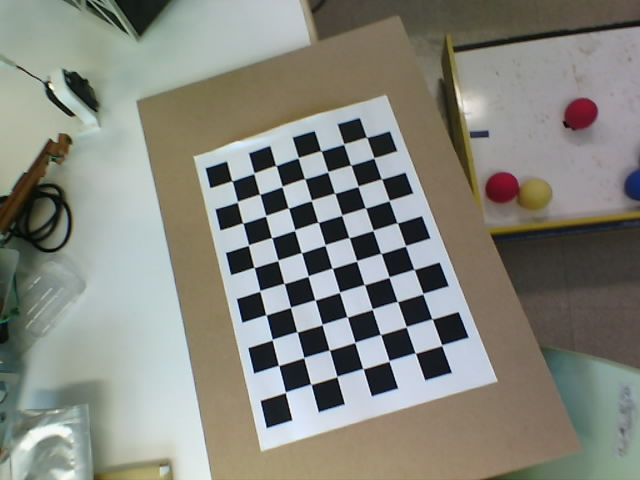
#> input picture calibration_images/captured_image_20240620_163204 copy.jpg, 640 x 480 px, given in place of the camera
$ python c.py
#> lines starting #> are read from the running program, lines starting #| are printed output that depends on the picture; after the words box and inside, x2 and y2 are one past the last pixel; in counts of white or black regions, pixels touching at a corner belong together
import cv2
import numpy as np

# カメラキャリブレーションで得られた内部パラメータと歪み係数
mtx = np.array([[489.19077755, 0, 321.92789236], [0, 486.75540112, 250.062781328], [0, 0, 1]])  # カメラマトリックス
dist = np.array([0.06273926, 0.2188829, -0.00193607, 0.00228626, -0.77372788])  # 歪み係数

# ボールの実際の直径（メートル）
real_diameter = 0.67  # 例: 67cmのボール

def capture_image():
    cap = cv2.VideoCapture(0)
    while True:
        ret, frame = cap.read()
#> frame is the input picture: shape (480, 640, 3); mean B, G, R 125.5, 134.1, 133
        if ret:
            cv2.imshow("Frame", frame)
            key = cv2.waitKey(1)
#> (key q is pressed here)
            if key == ord('q'):
                cv2.imwrite('ball_image.jpg', frame)
                print("Image captured and saved as 'ball_image.jpg'")
                break
    cap.release()
    cv2.destroyAllWindows()

def detect_ball(img):
    # ボール検出のための色空間変換とマスク処理（例: 赤いボールの場合）
    hsv = cv2.cvtColor(img, cv2.COLOR_BGR2HSV)
    lower_red = np.array([150, 104, 70])
    upper_red = np.array([180, 255, 255])
    mask = cv2.inRange(hsv, lower_red, upper_red)

    # マスク処理後の画像から輪郭を検出
    contours, _ = cv2.findContours(mask, cv2.RETR_TREE, cv2.CHAIN_APPROX_SIMPLE)
    if len(contours) > 0:
        largest_contour = max(contours, key=cv2.contourArea)
        ((x, y), radius) = cv2.minEnclosingCircle(largest_contour)
        if radius > 10:  # 適当な最小半径の閾値を設定
            print(f"Ball detected at: ({x:.2f}, {y:.2f}) with radius: {radius:.2f}")
            return (int(x), int(y)), int(radius)
    print("No contours found or ball too small")
    return None, None

def calculate_distance(focal_length, real_diameter, perceived_diameter):
    # 三角測量の公式を使用して距離を計算
    return (real_diameter * focal_length) / perceived_diameter

def main():
    # 画像をキャプチャ
    capture_image()

    # キャプチャした画像を読み込む
    img = cv2.imread('ball_image.jpg')
    if img is None:
        print("Failed to load the captured image")
        return

    # 画像をリサイズして処理速度を向上させる（オプション）
    img = cv2.resize(img, (640, 480))

    # 画像の歪み補正
    h, w = img.shape[:2]
#> h = 480; w = 640
    new_camera_mtx, roi = cv2.getOptimalNewCameraMatrix(mtx, dist, (w, h), 1, (w, h))
#> roi = (74, 10, 537, 463)
    undistorted_img = cv2.undistort(img, mtx, dist, None, new_camera_mtx)
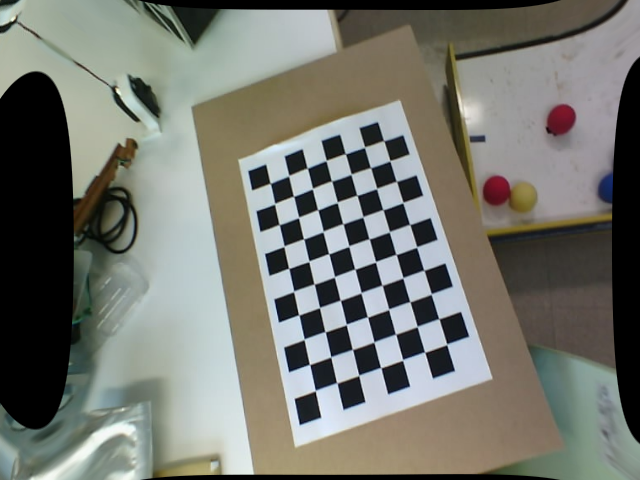
#> undistorted_img: shape (480, 640, 3); mean B, G, R 110.6, 118.1, 116.5
    print("Image undistorted")

    # ボールを検出
    center, radius = detect_ball(undistorted_img)
#> in detect_ball, `hsv = cv2.cvtColor(img, cv2.COLOR_BGR2HSV)`: hsv: shape (480, 640, 3); mean H, S, V 54.5, 39.4, 123.7
#> in detect_ball, `mask = cv2.inRange(hsv, lower_red, upper_red)`:
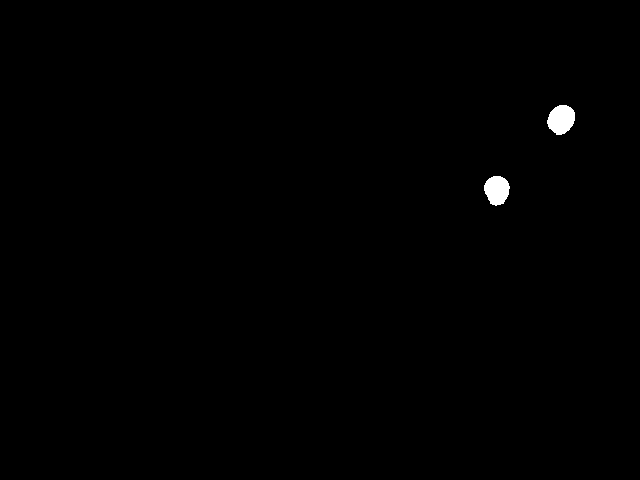
#> mask: shape (480, 640); 0.39% white; 2 white regions
#> in detect_ball, `contours, _ = cv2.findContours(mask, cv2.RETR_TREE, cv2.CHAIN_APPROX_S..`: contours = 2 contours; box (x1, y1, x2, y2) and area: (547, 105, 575, 135) 590, (484, 176, 510, 206) 542
#> in detect_ball, `largest_contour = max(contours, key=cv2.contourArea)`: largest_contour = contour of 42 points, box (x1, y1, x2, y2) (547, 105, 575, 135), area 590
#> in detect_ball, `((x, y), radius) = cv2.minEnclosingCircle(largest_contour)`: x = 561.2; y = 119.6; radius = 15.34
#| Ball detected at: (561.21, 119.57) with radius: 15.34
#> center = (561, 119); radius = 15
    if center is not None and radius is not None:
        cv2.circle(undistorted_img, center, radius, (0, 255, 0), 2)
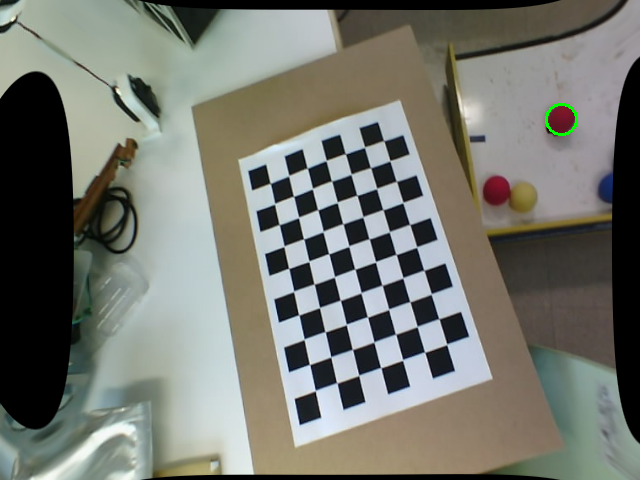
#> undistorted_img: shape (480, 640, 3); 0.09% of pixels changed, all inside (x1, y1, x2, y2) = (545, 103, 578, 136)
        cv2.imshow("Detected Ball", undistorted_img)
        cv2.waitKey(0)
        cv2.destroyAllWindows()

        # カメラの焦点距離を計算（事前に既知の場合はその値を使用）
        focal_length = mtx[0, 0]
        print(f"Focal length: {focal_length}")

        # 距離を計算
        perceived_diameter = radius * 2
#> perceived_diameter = 30
        distance = calculate_distance(focal_length, real_diameter, perceived_diameter)
#> distance = 10.93
        print(f"Real diameter: {real_diameter} meters")
        print(f"Perceived diameter: {perceived_diameter} pixels")
#| Perceived diameter: 30 pixels
        print(f"Ball distance: {distance:.2f} meters")
#| Ball distance: 10.93 meters
    else:
        print("Ball not detected")

if __name__ == "__main__":
    main()

$ run again, on calibration_images/captured_image_20240620_163322.jpg
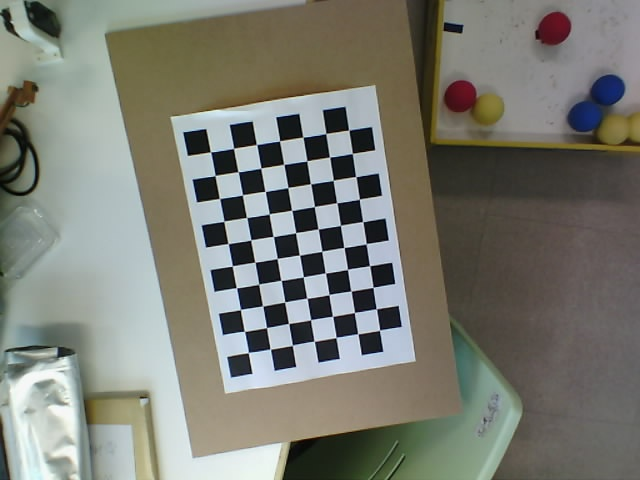
#> input picture calibration_images/captured_image_20240620_163322.jpg, 640 x 480 px, given in place of the camera
#> in capture_image, frame is the input picture: shape (480, 640, 3); mean B, G, R 114.5, 123.4, 122.2
#> hsv: shape (480, 640, 3); mean H, S, V 48.9, 40.8, 115
#> in detect_ball, `mask = cv2.inRange(hsv, lower_red, upper_red)`:
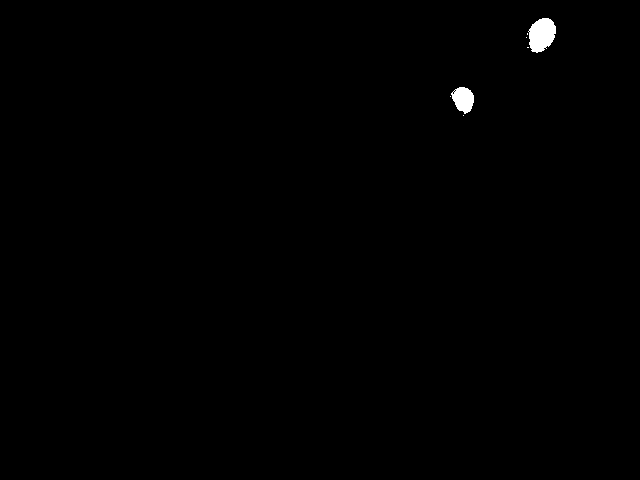
#> mask: shape (480, 640); 0.38% white; 7 white regions (5 under 20 px)
#> contours = 11 contours, 9 with area under 20; largest, box (x1, y1, x2, y2) and area: (528, 18, 556, 53) 670, (451, 87, 474, 114) 401
#> largest_contour = contour of 56 points, box (x1, y1, x2, y2) (528, 18, 556, 53), area 670
#> in detect_ball, `((x, y), radius) = cv2.minEnclosingCircle(largest_contour)`: x = 540.8; y = 34.89; radius = 18.36
#| Ball detected at: (540.80, 34.89) with radius: 18.36
#> in main, `center, radius = detect_ball(undistorted_img)`: center = (540, 34); radius = 18
#> in main, `cv2.circle(undistorted_img, center, radius, (0, 255, 0), 2)`:
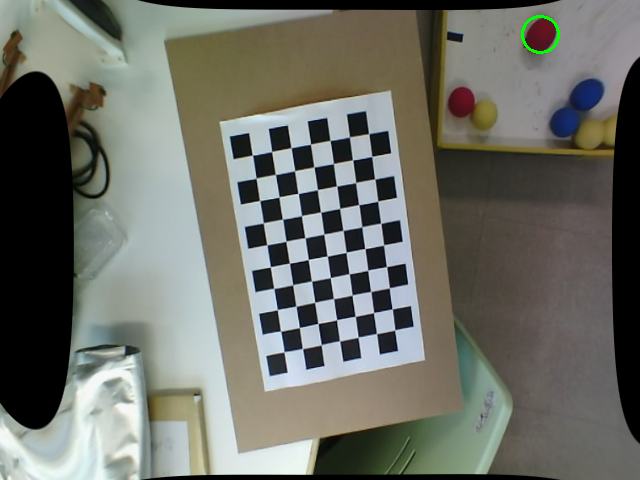
#> undistorted_img: shape (480, 640, 3); mean B, G, R 102.1, 110.1, 108.5
#> perceived_diameter = 36
#> distance = 9.1
#| Perceived diameter: 36 pixels
#| Ball distance: 9.10 meters

$ run again, on calibration_images/captured_image_20240620_163335.jpg
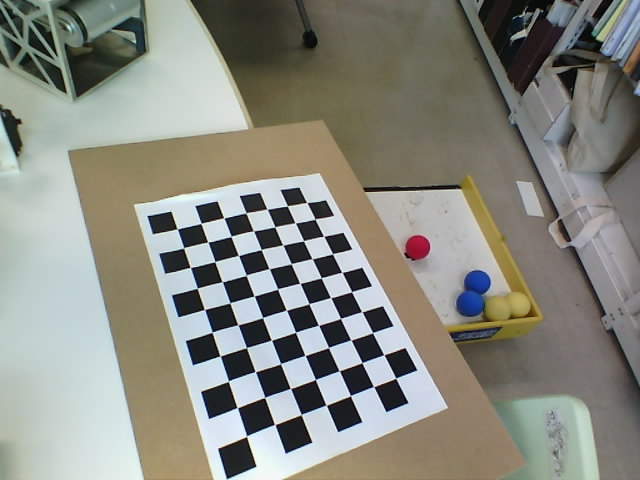
#> input picture calibration_images/captured_image_20240620_163335.jpg, 640 x 480 px, given in place of the camera
#> in capture_image, frame is the input picture: shape (480, 640, 3); mean B, G, R 128.6, 137.6, 136.8
#> hsv: shape (480, 640, 3); mean H, S, V 50.5, 37.6, 126.6
#> in detect_ball, `mask = cv2.inRange(hsv, lower_red, upper_red)`:
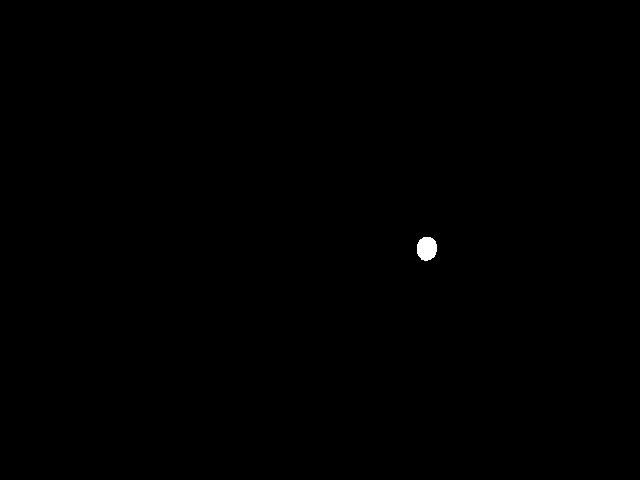
#> mask: shape (480, 640); 0.13% white; 1 white region
#> contours = 1 contour; box (x1, y1, x2, y2) and area: (417, 237, 437, 261) 358
#> largest_contour = contour of 31 points, box (x1, y1, x2, y2) (417, 237, 437, 261), area 358
#> in detect_ball, `((x, y), radius) = cv2.minEnclosingCircle(largest_contour)`: x = 426.2; y = 248.3; radius = 11.91
#| Ball detected at: (426.23, 248.30) with radius: 11.91
#> in main, `center, radius = detect_ball(undistorted_img)`: center = (426, 248); radius = 11
#> in main, `cv2.circle(undistorted_img, center, radius, (0, 255, 0), 2)`:
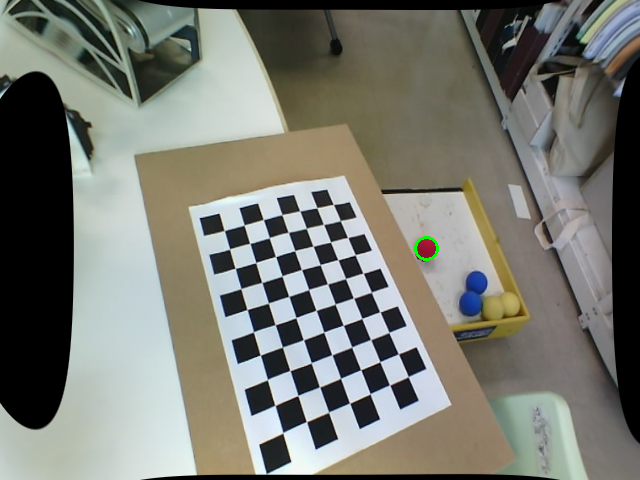
#> undistorted_img: shape (480, 640, 3); mean B, G, R 113.2, 121.1, 119.8
#> perceived_diameter = 22
#> distance = 14.9
#| Perceived diameter: 22 pixels
#| Ball distance: 14.90 meters
